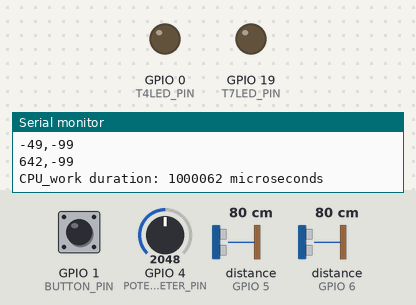
A sketch run on a simulated ESP32-S3. On the bench: output pins drawn as LEDs (lit = HIGH), the last lines printed to the serial monitor. The inputs (shaded band) are chosen by the test bench; at power-on: GPIO 4 (POTENTIOMETER_PIN) = 2048, GPIO 1 (BUTTON_PIN) HIGH, distance to the obstacle (sensors on GPIO 5, GPIO 6) 80 cm. The echo pulse lasts 58.3 µs per cm; pins used as bus, display or sensor lines are not drawn.

Above: at 12.6 s.
12.7 s: GPIO 4 (POTENTIOMETER_PIN) set to 2046
20.6 s: GPIO 4 (POTENTIOMETER_PIN) set to 2866
At 21.7 s:
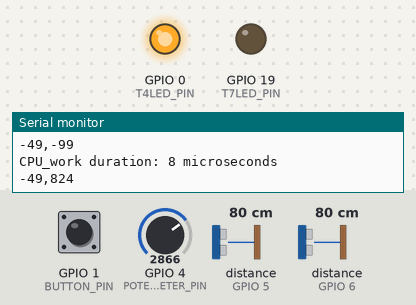
Timing chart, 0 to 23.6 s (numbered marks = the images above; inputs shaded):
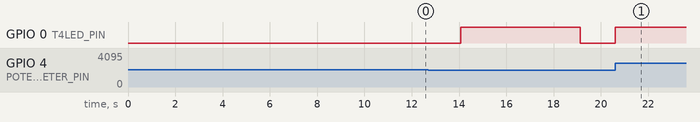

The sketch:

Assignment2.ino
```cpp
#include <Arduino.h>
#include <freertos/FreeRTOS.h>
#include <freertos/task.h>
#include <freertos/queue.h>
#include <freertos/semphr.h>

// Pin Definitions
#define Task1_PIN           9
#define T4LED_PIN           0
#define BUTTON_PIN          1
#define T7LED_PIN           19
#define POTENTIOMETER_PIN   4
#define Task2_PIN           5
#define Task3_PIN           6

// Frequency Measurement Range
#define TASK2_MIN_FREQ      333
#define TASK2_MAX_FREQ      1000
#define TASK3_MIN_FREQ      500
#define TASK3_MAX_FREQ      1000

// Periods and Rates
#define TASK1_PERIOD        4
#define TASK2_PERIOD        20
#define TASK3_PERIOD        8
#define TASK4_PERIOD        20
#define TASK5_PERIOD        200
#define TASK7_PERIOD        10
#define TASK8_PERIOD        20

// Function Prototypes
void Task1_Signal(void *pvParameters);
void Task2_Measurefrequency(void *pvParameters);
void Task3_Measurefrequency(void *pvParameters);
void Task4_AnalogueInput(void *pvParameters);
void Task5_LogFrequencies(void *pvParameters);
void Task7_ControlLED(void *pvParameters);
void Task8_CPUWork(void *pvParameters);
void handleButtonPress();

// Global structure to store measured frequencies
typedef struct {
    int frequency_T2;
    int frequency_T3;
} FrequencyData;

FrequencyData frequencies;

// Semaphore to protect access to the global structure
SemaphoreHandle_t frequencySemaphore;

// Queue handle for button events
QueueHandle_t buttonQueue;

void setup() {
    Serial.begin(9600);

    pinMode(Task1_PIN, OUTPUT);
    pinMode(T4LED_PIN, OUTPUT);
    pinMode(BUTTON_PIN, INPUT_PULLUP);
    pinMode(T7LED_PIN, OUTPUT);
    pinMode(POTENTIOMETER_PIN, INPUT);
    pinMode(Task2_PIN, INPUT);
    pinMode(Task3_PIN, INPUT);

    // Create semaphore
    frequencySemaphore = xSemaphoreCreateMutex();

    // Check if semaphore creation failed
    if (frequencySemaphore == NULL) {
        Serial.println("Semaphore creation failed");
    }

    // Create queue
    buttonQueue = xQueueCreate(10, sizeof(int));
    if (buttonQueue == NULL) {
        Serial.println("Queue creation failed");
    }


    xTaskCreate(Task1_Signal, "Task1_Signal", 1000, NULL, 2, NULL);
    xTaskCreate(Task2_Measurefrequency, "Task2_Measurefrequency", 1000, NULL, 3, NULL);
    xTaskCreate(Task3_Measurefrequency, "Task3_Measurefrequency", 1000, NULL, 2, NULL);
    xTaskCreate(Task4_AnalogueInput, "Task4_AnalogueInput", 1000, NULL, 2, NULL);
    xTaskCreate(Task5_LogFrequencies, "Task5_LogFrequencies", 2000, NULL, 2, NULL);
    xTaskCreate(Task7_ControlLED, "Task7_ControlLED", 1024, NULL, 1, NULL);
    xTaskCreate(Task8_CPUWork, "Task8_CPUWork", 1024, NULL, 1, NULL);

    // Attach interrupt for button press
    attachInterrupt(digitalPinToInterrupt(BUTTON_PIN), handleButtonPress, FALLING);
}

void loop() {
    // Empty
}

// Task 1 - Generate digital signal
void Task1_Signal(void *pvParameters) {
    while (1) {
        digitalWrite(Task1_PIN, HIGH);
        delayMicroseconds(180);
        digitalWrite(Task1_PIN, LOW);
        delayMicroseconds(40);
        digitalWrite(Task1_PIN, HIGH);
        delayMicroseconds(530);
        digitalWrite(Task1_PIN, LOW);
        delay(3);
        vTaskDelay(TASK1_PERIOD / portTICK_PERIOD_MS);
    }
}

// Task 2 - Measure frequency of Task2_PIN signal
void Task2_Measurefrequency(void *pvParameters) {
    portTickType lastWakeTime;
    lastWakeTime = xTaskGetTickCount();

    while (1) {
        int frequency = pulseIn(Task2_PIN, HIGH); // Measure frequency

        // Scale frequency to 0-99
        frequency = map(frequency, TASK2_MIN_FREQ, TASK2_MAX_FREQ, 0, 99);

        // Acquire semaphore before accessing shared data
        if (xSemaphoreTake(frequencySemaphore, portMAX_DELAY) == pdTRUE) {
            frequencies.frequency_T2 = frequency;
            xSemaphoreGive(frequencySemaphore); // Release semaphore
        }

        vTaskDelayUntil(&lastWakeTime, TASK2_PERIOD / portTICK_PERIOD_MS);
    }
}

// Task 3 - Measure frequency of Task3_PIN signal
void Task3_Measurefrequency(void *pvParameters) {
    portTickType lastWakeTime;
    lastWakeTime = xTaskGetTickCount();

    while (1) {
        int frequency = pulseIn(Task3_PIN, HIGH); // Measure frequency

        // Scale frequency to 0-99
        frequency = map(frequency, TASK3_MIN_FREQ, TASK3_MAX_FREQ, 0, 99);

        // Acquire semaphore before accessing shared data
        if (xSemaphoreTake(frequencySemaphore, portMAX_DELAY) == pdTRUE) {
            frequencies.frequency_T3 = frequency;
            xSemaphoreGive(frequencySemaphore); // Release semaphore
        }

        vTaskDelayUntil(&lastWakeTime, TASK3_PERIOD / portTICK_PERIOD_MS);
    }
}

// Task 4 - Sample analogue input and update running average
void Task4_AnalogueInput(void *pvParameters) {
    int readValues[10] = {0}; // Array to store recent readings
    int readIndex = 0; // Current index in the readings array
    long sum = 0; // Sum of the readings for calculating the average

    while (1) {

        int currentValue = analogRead(POTENTIOMETER_PIN);
        sum = sum - readValues[readIndex] + currentValue;
        readValues[readIndex] = currentValue;
        readIndex = (readIndex + 1) % 10;
        float average = sum / 10.0;

        // Visualize error using LED if average is greater than half of maximum range
        if (average > 2047) {
            digitalWrite(T4LED_PIN, HIGH);
        } else {
            digitalWrite(T4LED_PIN, LOW);
        }

        vTaskDelay(TASK4_PERIOD / portTICK_PERIOD_MS);
    }
}

// Task 5 - Log frequencies to serial port
void Task5_LogFrequencies(void *pvParameters) {
    portTickType lastWakeTime;
    lastWakeTime = xTaskGetTickCount();

    while (1) {
        // Acquire semaphore before accessing shared data
        if (xSemaphoreTake(frequencySemaphore, portMAX_DELAY) == pdTRUE) {
            int scaledFrequencyT2 = frequencies.frequency_T2;
            int scaledFrequencyT3 = frequencies.frequency_T3;
            xSemaphoreGive(frequencySemaphore); // Release semaphore

            // Print scaled frequencies to serial port
            Serial.print(scaledFrequencyT2);
            Serial.print(",");
            Serial.println(scaledFrequencyT3);
        }

        vTaskDelayUntil(&lastWakeTime, TASK5_PERIOD / portTICK_PERIOD_MS);
    }
}

// Task 7 - Control LED based on button press
void Task7_ControlLED(void *pvParameters) {
    int lastButtonState = HIGH;
    int currentButtonState;
    int msg = 1; // Message to send to the queue for toggling LED state

    while (1) {
        currentButtonState = digitalRead(BUTTON_PIN);

        if (currentButtonState == LOW && lastButtonState == HIGH) {
            // Send message to the queue to toggle LED state
            xQueueSend(buttonQueue, &msg, portMAX_DELAY);

            // Delay to avoid debounce
            vTaskDelay(50 / portTICK_PERIOD_MS);
        }

        lastButtonState = currentButtonState;
        vTaskDelay(TASK7_PERIOD / portTICK_PERIOD_MS);
    }
}

// Task 8 - Simulate CPU work for approximately 'time' milliseconds
void Task8_CPUWork(void *pvParameters) {
    portTickType lastWakeTime;
    lastWakeTime = xTaskGetTickCount();

    while (1) {
        // Capture start time
        unsigned long startTime = micros();

        // Simulate CPU work
        CPU_work(2); // Call CPU_work to busy the CPU for approximately 2ms

        // Capture end time and calculate duration
        unsigned long endTime = micros();
        unsigned long duration = endTime - startTime;

        // Print the duration that CPU_work took
        Serial.print("CPU_work duration: ");
        Serial.print(duration);
        Serial.println(" microseconds");

        // Wait for the next cycle, ensuring the task runs with a period of 20ms
        vTaskDelayUntil(&lastWakeTime, TASK8_PERIOD / portTICK_PERIOD_MS);
    }
}

// Simulated CPU work function
void CPU_work(int time) {
    // Calibrated loop count per millisecond (adjust based on calibration)
    volatile long loopCountPerMs = 33850; // Based on 16MHz processor

    long loops = time * loopCountPerMs;

    for (long i = 0; i < loops; i++) {
        asm("nop"); // Assembly instruction for "no operation"
    }
}

// Button press interrupt handler
void handleButtonPress() {
    int msg = 1;
    xQueueSendFromISR(buttonQueue, &msg, NULL);
}
```

Measured:
- after the input at 20.6 s, GPIO 0 (T4LED_PIN): LOW → HIGH at once
